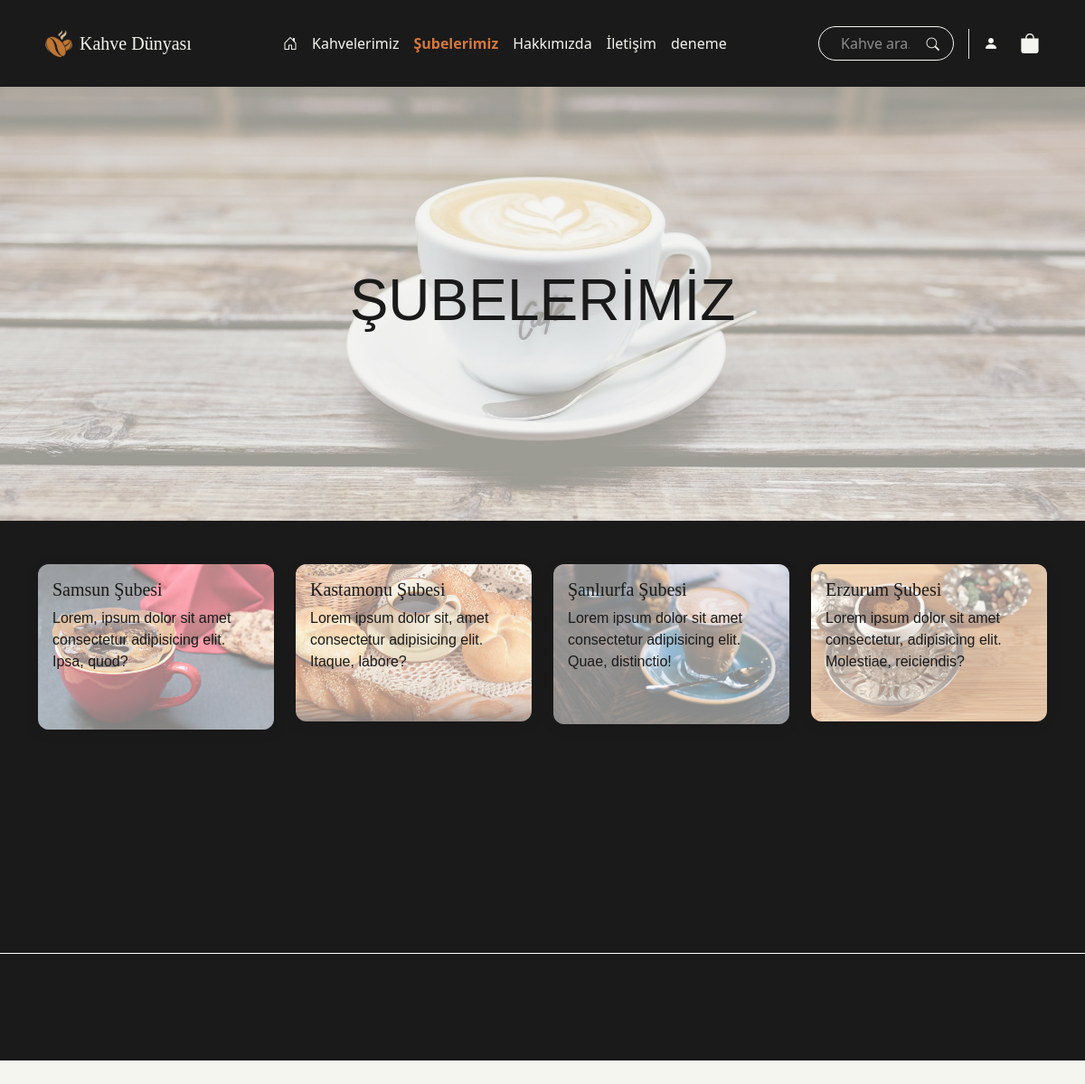
The app's page /html/subelerimiz.php with its own data.
### tables this page shows
CREATE TABLE IF NOT EXISTS `menuler` (
  `id` int NOT NULL AUTO_INCREMENT,
  `menu_ad` varchar(50) NOT NULL,
  `menu_url` varchar(100) NOT NULL,
  `sira` int DEFAULT '0',
  `aktif` tinyint(1) DEFAULT '1',
  `icerik` text,
  PRIMARY KEY (`id`)
);

CREATE TABLE IF NOT EXISTS `bannerlar` (
  `id` int NOT NULL AUTO_INCREMENT,
  `sayfa_key` varchar(100) NOT NULL,
  `baslik` varchar(255) DEFAULT NULL,
  `alt_baslik` varchar(255) DEFAULT NULL,
  `resim_yolu` varchar(255) DEFAULT NULL,
  `aktif` tinyint(1) DEFAULT '1',
  PRIMARY KEY (`id`)
);

### html/subelerimiz.php (the view, shortened to what this page needs)
<?php
include_once __DIR__ . '/../parts/header.php';
include_once __DIR__ . '/../parts/navbarMenu.php';
include_once __DIR__ . '/../parts/banner.php';
?>
<section class="section-dark py-5">
  <div class="container">
    <div class="row row-cols-1 row-cols-md-2 row-cols-lg-4 g-4">
      <?php
        $sorgu = $db->query("SELECT * FROM şubeler WHERE aktif = 1 ORDER BY id DESC");
        $şubeler = $sorgu->fetchAll(PDO::FETCH_ASSOC);
        foreach($şubeler as $şube):
          $modelID = "şubeModal" . $şube['id'];
      ?>
      <div class="col reveal-card">
        <a href="#">
          <div class="card text-bg-dark" data-bs-toggle="modal" data-bs-target="#<?php echo $modelID; ?>">
          <img src="../<?php echo $şube['img'];?>" class="card-img" alt="...">
          <div class="card-img-overlay">
            <h5 class="card-title"><?php echo $şube['baslik'];?></h5>
            <p class="card-text"><?php echo $şube['aciklama'];?></p>
          </div>
        </div>
        </a>
      </div>
      <?php endforeach; ?>
  </div>
</section>
<?php include_once __DIR__ . '/../parts/footer.php'; ?>

### parts/navbarMenu.php (shortened to what this page needs)
<?php
include_once __DIR__ . '/../bağlantı.php';
$sorguNav = $db->query("SELECT * FROM menuler WHERE aktif = 1 ORDER BY sira ASC", PDO::FETCH_ASSOC);
$menuler = $sorguNav->fetchAll();
$activePage = basename($_SERVER['PHP_SELF']);
$arama = isset($_GET['q']) ? trim($_GET['q']) : '';
?>
<nav class="navbar navbar-expand-lg">
  <div class="container">
    <a class="navbar-brand d-flex align-items-center menuscroll" href="<?php echo BASE_URL; ?>index.php">
      <img src="<?php echo BASE_URL; ?>img/logo.png" alt="logo" class="img-fluid mx-2">
      <span>Kahve Dünyası</span>
    </a>
    <div class="d-flex align-items-center ms-auto order-lg-3 nav-elements-wrapper">
      <form class="d-flex align-items-center menuscroll me-2" role="search"
        action="<?php echo BASE_URL; ?>html/kahvelerimiz.php"
        method="GET">
        <div class="search-container position-relative me-3">
          <input class="form-control ps-4 pe-5"
            id="searchQuery"
            name="q"
            type="text"
            placeholder="Kahve ara..."
            value="<?php echo htmlspecialchars($arama); ?>"
            autocomplete="off">
          <button class="search-icon-btn" type="submit">
            <i class="bi bi-search" style="font-size: 0.9rem;"></i>
          </button>
        </div>
        <div class="d-flex align-items-center gap-3 border-start ps-3">
          <?php if (isset($_SESSION['user_id'])): ?>
            <a href="#" class="btn-member text-decoration-none d-flex align-items-center <?php echo ($activePage == 'profil.php') ? 'active' : ''; ?>">
              <i class="bi bi-person-fill"></i>
              <span style="font-size: 13px; margin-left: 5px;"><?php echo explode(' ', $_SESSION['user_name'])[0]; ?></span>
            </a>
            <a href="<?php echo BASE_URL; ?>html/cikis.php" class="btn-member ms-2" title="Çıkış Yap">
              <i class="bi bi-box-arrow-right"></i>
            </a>
          <?php else: ?>
            <a href="<?php echo BASE_URL; ?>html/uye_ol.php" class="btn-member <?php echo ($activePage == 'uye_ol.php' || $activePage == 'giris.php') ? 'active' : ''; ?>">
              <i class="bi bi-person-fill"></i>
            </a>
          <?php endif; ?>
          <div class="cart-wrapper ms-2">
            <a href="<?php echo BASE_URL; ?>html/sepet.php" class="cart-icon position-relative <?php echo ($activePage == 'sepet.php') ? 'active' : ''; ?>">
              <i class="bi bi-bag-fill"></i>
            </a>
          </div>
        </div>
      </form>
    </div>
    <div class="collapse navbar-collapse order-lg-2" id="navbarSupportedContent">
      <ul class="navbar-nav mx-auto mb-2 mb-lg-0 menuscroll">
        <?php foreach ($menuler as $menu): ?>
          <li class="nav-item">
            <?php
            $url = trim($menu['menu_url']);
            if ($url == 'index.php') {
              $gitilecek_yer = BASE_URL . $url;
            } else {
              $gitilecek_yer = (strpos($url, 'html/') === false) ? BASE_URL . "html/" . $url : BASE_URL . $url;
            }
            $is_active = (strpos($url, $activePage) !== false) ? 'active' : '';
            ?>
            <a class="nav-link <?php echo $is_active; ?>" href="<?php echo $gitilecek_yer; ?>">
              <?php if ($menu['menu_ad'] == 'Anasayfa'): ?>
                <i class="bi bi-house-door"></i>
              <?php else: ?>
                <?php echo $menu['menu_ad']; ?>
              <?php endif; ?>
            </a>
          </li>
        <?php endforeach; ?>
      </ul>
    </div>
  </div>
</nav>

### parts/banner.php (shortened to what this page needs)
<?php
$mevcutSayfa = basename($_SERVER['PHP_SELF']);
$bannerSorgu = $db->prepare("SELECT * FROM bannerlar WHERE sayfa_key = ? AND aktif = 1");
$bannerSorgu->execute([$mevcutSayfa]);
$banner = $bannerSorgu->fetch(PDO::FETCH_ASSOC);
$bannerClass = "banner-dark";
if ($mevcutSayfa == "index.php") {
    $bannerClass = "banner-home";
} elseif ($mevcutSayfa == "iletişim.php" || $mevcutSayfa == "subelerimiz.php") {
    $bannerClass = "banner-light";
}
?>
<section class="main-banner <?php echo $bannerClass; ?>"
    style="background-image: url('<?php echo BASE_URL . $banner['resim_yolu']; ?>');">
    <div class="overlay"></div>
    <div class="container">
        <div class="banner-content">
            <h1><?= htmlspecialchars($banner['baslik']); ?></h1>
        </div>
    </div>
</section>

### css/style.css (style rules this page uses)
* { scrollbar-width: thin; scrollbar-color: #D4783E #1A1A1A; }
html { height: 100%; margin: 0; padding: 0; }
body { background-color: #F5F5F0 !important; overflow-x: hidden; padding-top: 80px; min-height: 100vh; position: relative; }
@media (min-width: 768px) { body { padding-top: 96px; } }
section { width: 100%; overflow: hidden; }
.menuscroll { animation: brandIn 0.6s ease-out forwards; will-change: transform, opacity; }
.navbar { position: fixed; top: 0; left: 0; width: 100%; min-height: 80px; background-color: #1A1A1A !important; z-index: 9999 !important; display: flex; align-items: center; }
.navbar .container { display: flex; align-items: center; justify-content: space-between; height: 100%; flex-wrap: nowrap; }
@media (min-width: 768px) { .navbar .container { flex-direction: row; justify-content: space-between; height: 80px; } }
.navbar .container .navbar-brand { color: #F5F5F0 !important; font-family: "Playfair Display", serif; display: flex; align-items: center; text-decoration: none; margin: 0; }
.navbar .container .navbar-brand img { width: 30px; height: 30px; margin-right: 10px; }
.navbar .container .navbar-brand span { font-size: 20px; }
.navbar .container .nav-elements-wrapper { display: flex; align-items: center; gap: 15px; }
@media (min-width: 768px) { .navbar .container .nav-elements-wrapper { width: auto; justify-content: flex-end; } }
.navbar .container form .search-container { position: relative; display: flex; align-items: center; }
.navbar .container form .form-control { background-color: transparent !important; border: 1px solid #F5F5F0 !important; border-radius: 30px; color: #fff !important; height: 38px; width: 150px; padding-left: 15px; padding-right: 35px; }
.navbar .container form .form-control::placeholder { color: rgba(255, 255, 255, 0.5); }
.navbar .container form .search-icon-btn { position: absolute; right: 10px; top: 50%; transform: translateY(-50%); background: none; border: none; color: #F5F5F0; }
.navbar .container .btn-member, .navbar .container .cart-icon, .navbar .container .btn-member i, .navbar .container .cart-icon i { color: #F5F5F0 !important; transition: all 0.3s ease; }
.navbar .container .cart-wrapper { position: relative; display: flex; align-items: center; }
.navbar .container .cart-wrapper .cart-icon { font-size: 22px; }
.navbar .container .nav-link { color: #F5F5F0; }
.navbar .container .nav-link:hover, .navbar .container .nav-link.active { color: #D4783E !important; }
.container .row .col a { text-decoration: none; color: inherit; }
.container .row .col .card { border: none; border-radius: 12px; overflow: hidden; box-shadow: 0 4px 15px rgba(0, 0, 0, 0.08); transition: transform 0.3s ease; }
.section-dark { background-color: #1A1A1A; }
.section-dark .container .row .col .card { border: none; border-radius: 12px; overflow: hidden; transition: transform 0.3s ease; }
.section-dark .container .row .col .card .card-img-overlay { background: rgba(255, 255, 255, 0.5); display: flex; flex-direction: column; transition: opacity 0.3s ease; }
.section-dark .container .row .col .card .card-title { font-family: "Playfair Display", serif; color: #1A1A1A; }
.section-dark .container .row .col .card .card-text { font-family: "Montserrat", sans-serif; color: #1A1A1A; }
.main-banner { position: relative; background-size: cover; background-position: center; background-repeat: no-repeat; height: 60vh; display: flex; align-items: center; }
.main-banner .overlay { position: absolute; inset: 0; z-index: 1; }
.main-banner .container { position: relative; z-index: 2; }
.main-banner .banner-content { text-align: center; color: #F5F5F0; font-family: "Montserrat", sans-serif; }
.main-banner .banner-content h1 { font-size: 4rem; }
.banner-light .overlay { background: rgba(245, 245, 240, 0.6); }
.banner-light .banner-content { text-align: center; color: #1A1A1A; }
.nav-link.active { color: #ff7f11 !important; font-weight: 600; }

### records on screen
menuler: menu_ad "Anasayfa" (drawn)
menuler: menu_ad "Kahvelerimiz"
menuler: menu_ad "Şubelerimiz"
menuler: menu_ad "Hakkımızda"
menuler: menu_ad "İletişim"
menuler: menu_ad "deneme"
bannerlar: resim_yolu (picture), baslik "ŞUBELERİMİZ"
şubeler: img (picture), baslik "Samsun Şubesi", aciklama "Lorem, ipsum dolor sit amet consectetur adipisicing elit. Ipsa, quod?"
şubeler: img (picture), baslik "Kastamonu Şubesi", aciklama "Lorem ipsum dolor sit, amet consectetur adipisicing elit. Itaque, labore?"
şubeler: img (picture), baslik "Şanlıurfa Şubesi", aciklama "Lorem ipsum dolor sit amet consectetur adipisicing elit. Quae, distinctio!"
şubeler: img (picture), baslik "Erzurum Şubesi", aciklama "Lorem ipsum dolor sit amet consectetur, adipisicing elit. Molestiae, reiciendis?"
